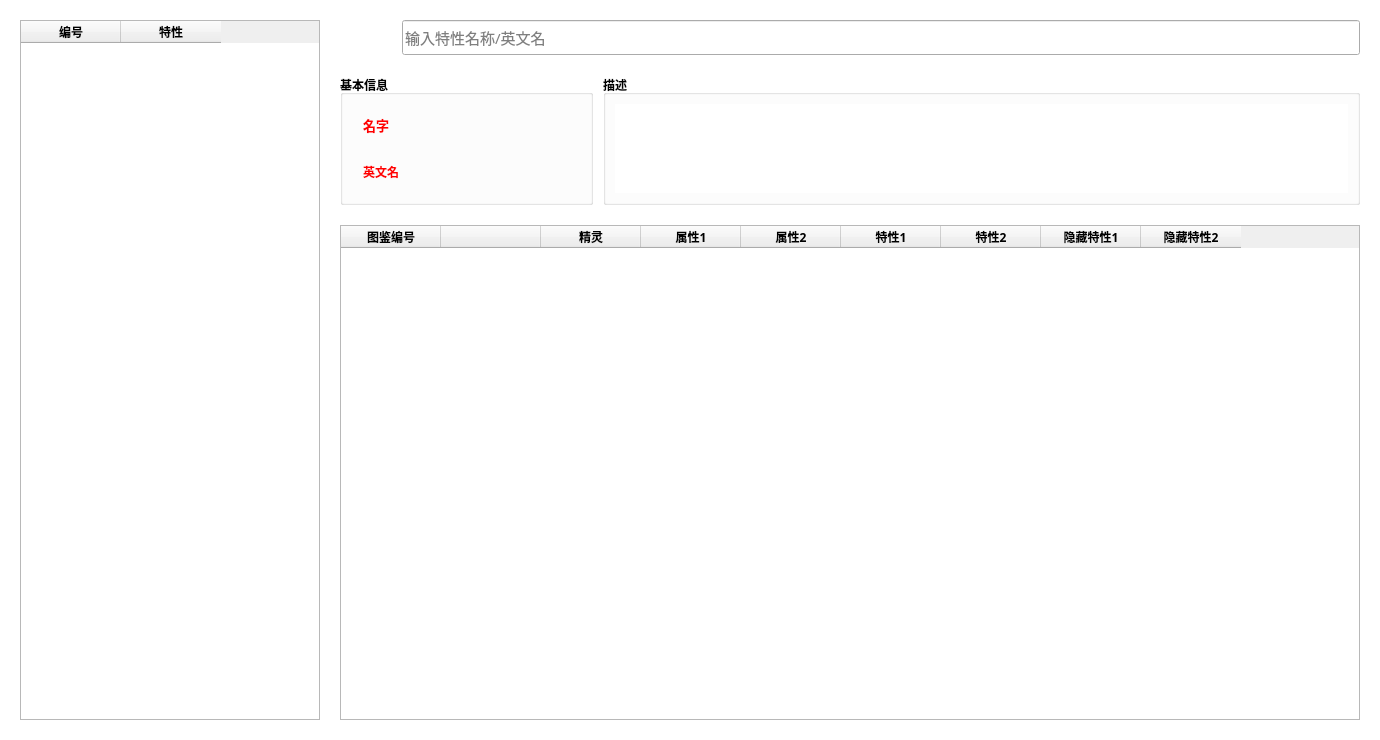
<?xml version="1.0" encoding="UTF-8"?>
<ui version="4.0">
 <author>我不是西药</author>
 <class>Win_AbilityList</class>
 <widget class="QWidget" name="Win_AbilityList">
  <property name="windowModality">
   <enum>Qt::NonModal</enum>
  </property>
  <property name="geometry">
   <rect>
    <x>0</x>
    <y>0</y>
    <width>1380</width>
    <height>740</height>
   </rect>
  </property>
  <property name="minimumSize">
   <size>
    <width>1380</width>
    <height>740</height>
   </size>
  </property>
  <property name="windowTitle">
   <string> 特性</string>
  </property>
  <property name="windowIcon">
   <iconset>
    <normalon>../icon/ability.png</normalon>
   </iconset>
  </property>
  <property name="styleSheet">
   <string notr="true">QWidget#Win_AbilityList { background-color: white; }</string>
  </property>
  <layout class="QHBoxLayout" name="horizontalLayout_3" stretch="300,1020">
   <property name="spacing">
    <number>20</number>
   </property>
   <property name="leftMargin">
    <number>20</number>
   </property>
   <property name="topMargin">
    <number>20</number>
   </property>
   <property name="rightMargin">
    <number>20</number>
   </property>
   <property name="bottomMargin">
    <number>20</number>
   </property>
   <item>
    <widget class="QTableWidget" name="tableAbility">
     <property name="sizePolicy">
      <sizepolicy hsizetype="Preferred" vsizetype="Preferred">
       <horstretch>0</horstretch>
       <verstretch>0</verstretch>
      </sizepolicy>
     </property>
     <property name="focusPolicy">
      <enum>Qt::NoFocus</enum>
     </property>
     <property name="styleSheet">
      <string notr="true">QTableView::item {border-top: 1px solid black; border-bottom: 1px solid black;}
QTableView::item:selected {background-color: rgba(59,130,246,1); color: white;}
QTableView::item:focus {outline: none;}</string>
     </property>
     <property name="editTriggers">
      <set>QAbstractItemView::NoEditTriggers</set>
     </property>
     <property name="selectionMode">
      <enum>QAbstractItemView::SingleSelection</enum>
     </property>
     <property name="selectionBehavior">
      <enum>QAbstractItemView::SelectRows</enum>
     </property>
     <property name="showGrid">
      <bool>false</bool>
     </property>
     <property name="sortingEnabled">
      <bool>true</bool>
     </property>
     <attribute name="verticalHeaderVisible">
      <bool>false</bool>
     </attribute>
     <column>
      <property name="text">
       <string>编号</string>
      </property>
      <property name="font">
       <font>
        <weight>75</weight>
        <bold>true</bold>
       </font>
      </property>
      <property name="textAlignment">
       <set>AlignCenter</set>
      </property>
      <property name="foreground">
       <brush brushstyle="SolidPattern">
        <color alpha="255">
         <red>0</red>
         <green>0</green>
         <blue>0</blue>
        </color>
       </brush>
      </property>
     </column>
     <column>
      <property name="text">
       <string>特性</string>
      </property>
      <property name="font">
       <font>
        <weight>75</weight>
        <bold>true</bold>
       </font>
      </property>
      <property name="textAlignment">
       <set>AlignCenter</set>
      </property>
     </column>
    </widget>
   </item>
   <item>
    <layout class="QVBoxLayout" name="verticalLayout_2" stretch="40,150,570">
     <property name="spacing">
      <number>20</number>
     </property>
     <item>
      <layout class="QHBoxLayout" name="horizontalLayout" stretch="40,675">
       <property name="spacing">
        <number>5</number>
       </property>
       <item>
        <widget class="QPushButton" name="pushButton">
         <property name="enabled">
          <bool>false</bool>
         </property>
         <property name="sizePolicy">
          <sizepolicy hsizetype="Preferred" vsizetype="Preferred">
           <horstretch>0</horstretch>
           <verstretch>0</verstretch>
          </sizepolicy>
         </property>
         <property name="focusPolicy">
          <enum>Qt::NoFocus</enum>
         </property>
         <property name="contextMenuPolicy">
          <enum>Qt::NoContextMenu</enum>
         </property>
         <property name="styleSheet">
          <string notr="true">background-color: rgba(255, 255, 255, 0);
border: none;</string>
         </property>
         <property name="text">
          <string/>
         </property>
         <property name="icon">
          <iconset>
           <disabledon>res/icon/search.png</disabledon>
          </iconset>
         </property>
         <property name="iconSize">
          <size>
           <width>40</width>
           <height>40</height>
          </size>
         </property>
         <property name="checkable">
          <bool>false</bool>
         </property>
        </widget>
       </item>
       <item>
        <widget class="QLineEdit" name="searchAbility">
         <property name="sizePolicy">
          <sizepolicy hsizetype="Preferred" vsizetype="Preferred">
           <horstretch>0</horstretch>
           <verstretch>0</verstretch>
          </sizepolicy>
         </property>
         <property name="font">
          <font>
           <family>微软雅黑</family>
           <pointsize>11</pointsize>
          </font>
         </property>
         <property name="placeholderText">
          <string>输入特性名称/英文名</string>
         </property>
        </widget>
       </item>
      </layout>
     </item>
     <item>
      <layout class="QHBoxLayout" name="horizontalLayout_2" stretch="25,75">
       <property name="spacing">
        <number>10</number>
       </property>
       <item>
        <widget class="QGroupBox" name="groupBox_2">
         <property name="font">
          <font>
           <family>Microsoft YaHei UI</family>
           <weight>75</weight>
           <bold>true</bold>
          </font>
         </property>
         <property name="title">
          <string>基本信息</string>
         </property>
         <layout class="QVBoxLayout" name="verticalLayout">
          <property name="leftMargin">
           <number>20</number>
          </property>
          <property name="rightMargin">
           <number>20</number>
          </property>
          <item>
           <widget class="QLabel" name="cName">
            <property name="font">
             <font>
              <family>Microsoft YaHei UI</family>
              <pointsize>10</pointsize>
              <weight>75</weight>
              <bold>true</bold>
             </font>
            </property>
            <property name="styleSheet">
             <string notr="true">color: rgb(255, 0, 0);</string>
            </property>
            <property name="text">
             <string>名字</string>
            </property>
            <property name="alignment">
             <set>Qt::AlignLeading|Qt::AlignLeft|Qt::AlignVCenter</set>
            </property>
            <property name="textInteractionFlags">
             <set>Qt::TextSelectableByKeyboard|Qt::TextSelectableByMouse</set>
            </property>
           </widget>
          </item>
          <item>
           <widget class="QLabel" name="eName">
            <property name="font">
             <font>
              <family>Microsoft YaHei UI</family>
              <pointsize>9</pointsize>
              <weight>75</weight>
              <italic>false</italic>
              <bold>true</bold>
              <underline>false</underline>
             </font>
            </property>
            <property name="styleSheet">
             <string notr="true">color: rgb(255, 0, 0);</string>
            </property>
            <property name="text">
             <string>英文名</string>
            </property>
            <property name="alignment">
             <set>Qt::AlignLeading|Qt::AlignLeft|Qt::AlignVCenter</set>
            </property>
            <property name="textInteractionFlags">
             <set>Qt::TextSelectableByKeyboard|Qt::TextSelectableByMouse</set>
            </property>
           </widget>
          </item>
         </layout>
        </widget>
       </item>
       <item>
        <widget class="QGroupBox" name="groupBox_3">
         <property name="font">
          <font>
           <family>Microsoft YaHei UI</family>
           <weight>75</weight>
           <bold>true</bold>
          </font>
         </property>
         <property name="title">
          <string>描述</string>
         </property>
         <layout class="QGridLayout" name="gridLayout_2">
          <item row="0" column="0">
           <widget class="QPlainTextEdit" name="Description">
            <property name="enabled">
             <bool>true</bool>
            </property>
            <property name="sizePolicy">
             <sizepolicy hsizetype="Preferred" vsizetype="Preferred">
              <horstretch>0</horstretch>
              <verstretch>0</verstretch>
             </sizepolicy>
            </property>
            <property name="font">
             <font>
              <family>Microsoft YaHei</family>
              <pointsize>9</pointsize>
              <weight>50</weight>
              <bold>false</bold>
             </font>
            </property>
            <property name="styleSheet">
             <string notr="true">color: blue;</string>
            </property>
            <property name="frameShape">
             <enum>QFrame::NoFrame</enum>
            </property>
            <property name="frameShadow">
             <enum>QFrame::Sunken</enum>
            </property>
            <property name="verticalScrollBarPolicy">
             <enum>Qt::ScrollBarAsNeeded</enum>
            </property>
            <property name="horizontalScrollBarPolicy">
             <enum>Qt::ScrollBarAlwaysOff</enum>
            </property>
            <property name="sizeAdjustPolicy">
             <enum>QAbstractScrollArea::AdjustIgnored</enum>
            </property>
            <property name="textInteractionFlags">
             <set>Qt::TextSelectableByKeyboard|Qt::TextSelectableByMouse</set>
            </property>
           </widget>
          </item>
         </layout>
        </widget>
       </item>
      </layout>
     </item>
     <item>
      <widget class="QTableWidget" name="tablePokemon">
       <property name="sizePolicy">
        <sizepolicy hsizetype="Preferred" vsizetype="Preferred">
         <horstretch>0</horstretch>
         <verstretch>0</verstretch>
        </sizepolicy>
       </property>
       <property name="font">
        <font>
         <family>Microsoft YaHei UI</family>
         <weight>50</weight>
         <bold>false</bold>
        </font>
       </property>
       <property name="focusPolicy">
        <enum>Qt::NoFocus</enum>
       </property>
       <property name="styleSheet">
        <string notr="true">QTableView::item {border-top: 1px solid black; border-bottom: 1px solid black;}
QTableView::item:selected {background-color: rgba(59,130,246,1); color: white;}
QTableView::item:focus {outline: none;}</string>
       </property>
       <property name="editTriggers">
        <set>QAbstractItemView::NoEditTriggers</set>
       </property>
       <property name="selectionMode">
        <enum>QAbstractItemView::SingleSelection</enum>
       </property>
       <property name="selectionBehavior">
        <enum>QAbstractItemView::SelectRows</enum>
       </property>
       <property name="showGrid">
        <bool>false</bool>
       </property>
       <property name="sortingEnabled">
        <bool>false</bool>
       </property>
       <attribute name="horizontalHeaderVisible">
        <bool>true</bool>
       </attribute>
       <attribute name="verticalHeaderVisible">
        <bool>false</bool>
       </attribute>
       <column>
        <property name="text">
         <string>图鉴编号</string>
        </property>
        <property name="font">
         <font>
          <family>Microsoft YaHei</family>
          <weight>75</weight>
          <bold>true</bold>
         </font>
        </property>
        <property name="textAlignment">
         <set>AlignCenter</set>
        </property>
       </column>
       <column>
        <property name="text">
         <string/>
        </property>
        <property name="font">
         <font>
          <weight>75</weight>
          <bold>true</bold>
         </font>
        </property>
        <property name="textAlignment">
         <set>AlignCenter</set>
        </property>
       </column>
       <column>
        <property name="text">
         <string>精灵</string>
        </property>
        <property name="font">
         <font>
          <family>Microsoft YaHei</family>
          <weight>75</weight>
          <bold>true</bold>
         </font>
        </property>
        <property name="textAlignment">
         <set>AlignCenter</set>
        </property>
       </column>
       <column>
        <property name="text">
         <string>属性1</string>
        </property>
        <property name="font">
         <font>
          <family>Microsoft YaHei</family>
          <weight>75</weight>
          <bold>true</bold>
         </font>
        </property>
        <property name="textAlignment">
         <set>AlignCenter</set>
        </property>
       </column>
       <column>
        <property name="text">
         <string>属性2</string>
        </property>
        <property name="font">
         <font>
          <family>Microsoft YaHei</family>
          <weight>75</weight>
          <bold>true</bold>
         </font>
        </property>
        <property name="textAlignment">
         <set>AlignCenter</set>
        </property>
       </column>
       <column>
        <property name="text">
         <string>特性1</string>
        </property>
        <property name="font">
         <font>
          <family>Microsoft YaHei</family>
          <weight>75</weight>
          <bold>true</bold>
         </font>
        </property>
        <property name="textAlignment">
         <set>AlignCenter</set>
        </property>
       </column>
       <column>
        <property name="text">
         <string>特性2</string>
        </property>
        <property name="font">
         <font>
          <family>Microsoft YaHei</family>
          <weight>75</weight>
          <bold>true</bold>
         </font>
        </property>
        <property name="textAlignment">
         <set>AlignCenter</set>
        </property>
       </column>
       <column>
        <property name="text">
         <string>隐藏特性1</string>
        </property>
        <property name="font">
         <font>
          <family>Microsoft YaHei</family>
          <weight>75</weight>
          <bold>true</bold>
         </font>
        </property>
        <property name="textAlignment">
         <set>AlignCenter</set>
        </property>
       </column>
       <column>
        <property name="text">
         <string>隐藏特性2</string>
        </property>
        <property name="font">
         <font>
          <family>Microsoft YaHei</family>
          <weight>75</weight>
          <bold>true</bold>
         </font>
        </property>
        <property name="textAlignment">
         <set>AlignCenter</set>
        </property>
       </column>
      </widget>
     </item>
    </layout>
   </item>
  </layout>
 </widget>
 <resources/>
 <connections/>
</ui>
